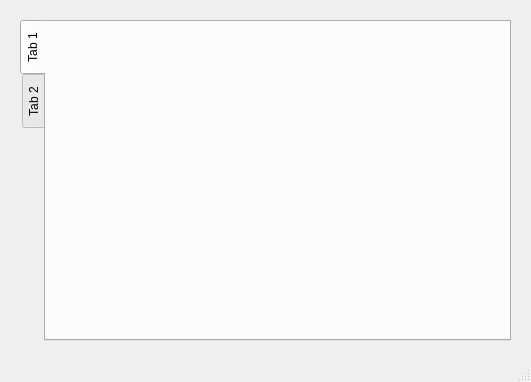
<?xml version="1.0" encoding="UTF-8"?>
<ui version="4.0">
 <class>MainWindow</class>
 <widget class="QMainWindow" name="MainWindow">
  <property name="geometry">
   <rect>
    <x>0</x>
    <y>0</y>
    <width>531</width>
    <height>382</height>
   </rect>
  </property>
  <property name="windowTitle">
   <string>MainWindow</string>
  </property>
  <widget class="QWidget" name="centralwidget">
   <widget class="TabWidget" name="tabWidget">
    <property name="geometry">
     <rect>
      <x>20</x>
      <y>20</y>
      <width>491</width>
      <height>321</height>
     </rect>
    </property>
    <property name="tabPosition">
     <enum>QTabWidget::West</enum>
    </property>
    <widget class="QWidget" name="tab">
     <attribute name="title">
      <string>Tab 1</string>
     </attribute>
    </widget>
    <widget class="QWidget" name="tab_2">
     <attribute name="title">
      <string>Tab 2</string>
     </attribute>
    </widget>
   </widget>
  </widget>
  <widget class="QMenuBar" name="menubar">
   <property name="geometry">
    <rect>
     <x>0</x>
     <y>0</y>
     <width>531</width>
     <height>21</height>
    </rect>
   </property>
  </widget>
  <widget class="QStatusBar" name="statusbar"/>
 </widget>
 <customwidgets>
  <customwidget>
   <class>TabWidget</class>
   <extends>QTabWidget</extends>
   <header>tabwidget.h</header>
   <container>1</container>
  </customwidget>
 </customwidgets>
 <resources/>
 <connections/>
</ui>
